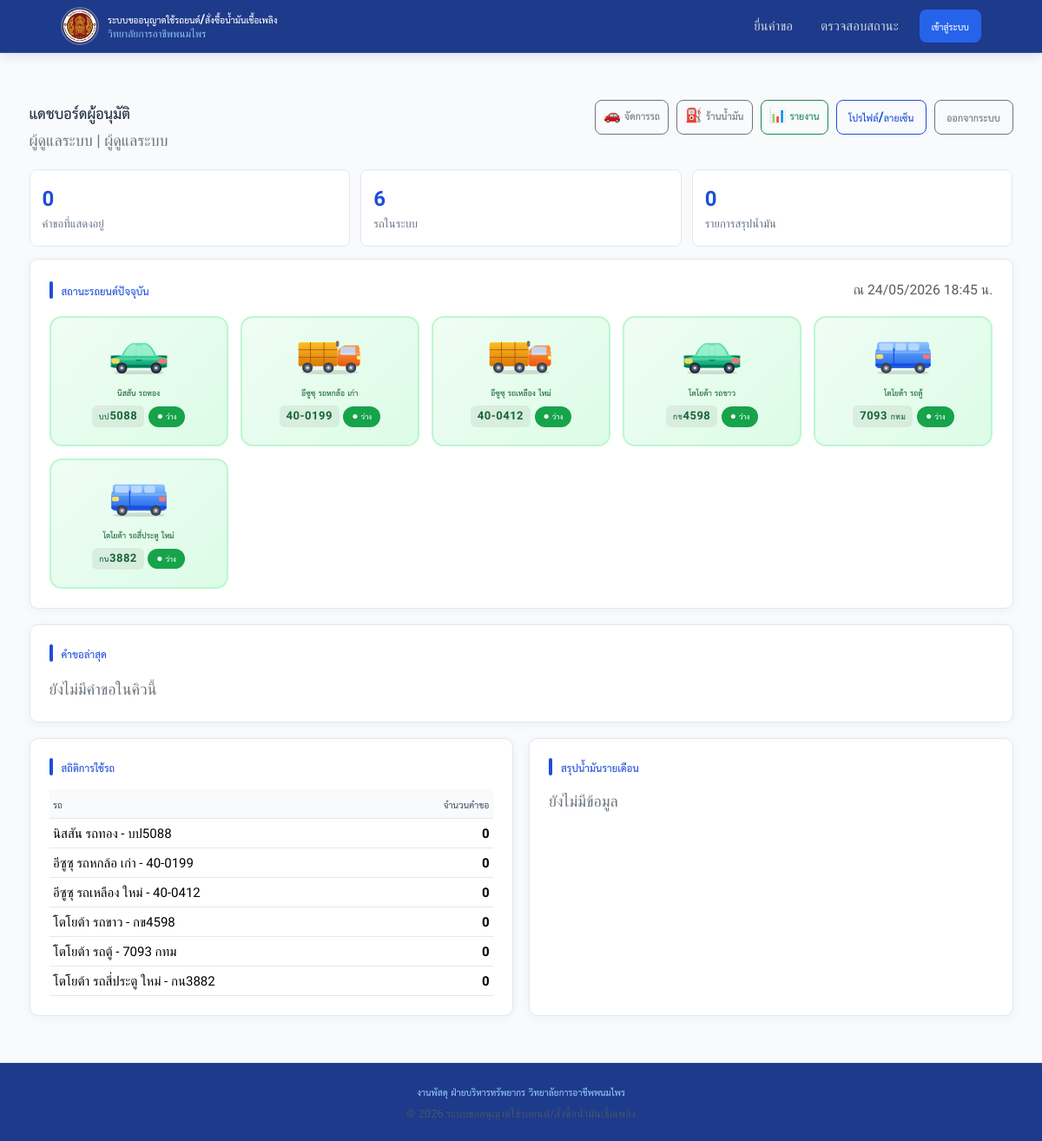
/carrequest/dashboard (signed in), run on the app's committed database.
### tables this page shows
CREATE TABLE users (
    id BIGINT UNSIGNED AUTO_INCREMENT PRIMARY KEY,
    full_name VARCHAR(150) NOT NULL,
    username VARCHAR(80) NOT NULL UNIQUE,
    password_hash VARCHAR(255) NOT NULL,
    role ENUM('supply_head', 'deputy_director', 'director', 'admin') NOT NULL,
    position_title VARCHAR(150) NOT NULL,
    signature_path VARCHAR(255) NULL,
    is_active TINYINT(1) NOT NULL DEFAULT 1,
    last_login_at DATETIME NULL,
    created_at TIMESTAMP NOT NULL DEFAULT CURRENT_TIMESTAMP,
    updated_at TIMESTAMP NOT NULL DEFAULT CURRENT_TIMESTAMP ON UPDATE CURRENT_TIMESTAMP,
    INDEX idx_users_role_active (role, is_active)
);

CREATE TABLE vehicles (
    id BIGINT UNSIGNED AUTO_INCREMENT PRIMARY KEY,
    vehicle_name VARCHAR(120) NOT NULL,
    license_plate VARCHAR(50) NOT NULL UNIQUE,
    vehicle_type VARCHAR(80) NULL,
    fuel_type ENUM('gasoline_91', 'gasoline_95', 'diesel', 'engine_oil', 'other') NOT NULL DEFAULT 'diesel',
    default_driver_name VARCHAR(150) NULL,
    is_active TINYINT(1) NOT NULL DEFAULT 1,
    notes TEXT NULL,
    created_at TIMESTAMP NOT NULL DEFAULT CURRENT_TIMESTAMP,
    updated_at TIMESTAMP NOT NULL DEFAULT CURRENT_TIMESTAMP ON UPDATE CURRENT_TIMESTAMP,
    INDEX idx_vehicles_active (is_active),
    INDEX idx_vehicles_fuel_type (fuel_type)
);

### app/helpers.php (called while the page is built, shortened)
<?php
function config(string $name): array
{
    static $items = [];
    if (!isset($items[$name])) {
        $path = dirname(__DIR__) . '/config/' . $name . '.php';
        $items[$name] = require $path;
    }
    return $items[$name];
}
function render(string $template, array $data = [], int $statusCode = 200): void
{
    $path = dirname(__DIR__) . '/app/Views/' . $template . '.php';
    extract($data, EXTR_SKIP);
    require $path;
}
function e(?string $value): string
{
    return htmlspecialchars((string) $value, ENT_QUOTES, 'UTF-8');
}
function current_user(): ?array
{
    $statement = Database::connection()->prepare('SELECT * FROM users WHERE id = :id AND is_active = 1 LIMIT 1');
    $statement->execute(['id' => $_SESSION['user_id']]);
    $user = $statement->fetch() ?: null;
    return $user;
}
function require_auth(): array
{
    $user = current_user();
    return $user;
}
function role_label(string $role): string
{
    return [
        'supply_head' => 'หัวหน้างานพัสดุ',
        'deputy_director' => 'รองผู้อำนวยการฝ่ายบริหารทรัพยากร',
        'director' => 'ผู้อำนวยการ',
        'admin' => 'ผู้ดูแลระบบ',
    ][$role] ?? $role;
}

### app/Controllers/DashboardController.php (called while the page is built, shortened)
<?php
final class DashboardController
{
    public function index(): void
    {
        $user = require_auth();
        $level = self::ROLE_LEVELS[$user['role']] ?? null;
        render('admin/dashboard', [
            'title'               => 'แดชบอร์ดผู้อนุมัติ',
            'user'                => $user,
            'pendingRequisitions' => $this->pendingRequisitions($user),
            'vehicleStats'        => $this->vehicleStats(),
            'vehicleStatus'       => $this->vehicleStatus(),
            'fuelSummary'         => $this->fuelSummary(),
            'level'               => $level,
            'statusLabels'        => $this->statusLabels(),
        ]);
    }
    private function pendingRequisitions(array $user): array
    {
        if ($user['role'] === 'admin') {
            $statement = Database::connection()->query(
                'SELECT r.*, v.vehicle_name, v.license_plate
                 FROM requisitions r
                 LEFT JOIN vehicles v ON v.id = r.requested_vehicle_id
                 ORDER BY r.created_at DESC
                 LIMIT 50'
            );
            return $statement->fetchAll();
        }
        $level = self::ROLE_LEVELS[$user['role']] ?? 0;
        $status = 'pending_level_' . $level;
        $statement = Database::connection()->prepare(
            'SELECT r.*, v.vehicle_name, v.license_plate
             FROM requisitions r
             LEFT JOIN vehicles v ON v.id = r.requested_vehicle_id
             WHERE r.status = :status AND r.current_level = :level
             ORDER BY r.created_at ASC'
        );
        $statement->execute(['status' => $status, 'level' => $level]);
        return $statement->fetchAll();
    }
    private function vehicleStats(): array
    {
        $statement = Database::connection()->query(
            'SELECT v.vehicle_name, v.license_plate, COUNT(r.id) AS total
             FROM vehicles v
             LEFT JOIN requisitions r ON r.assigned_vehicle_id = v.id AND r.status <> "cancelled"
             GROUP BY v.id, v.vehicle_name, v.license_plate
             ORDER BY total DESC, v.vehicle_name ASC'
        );
        return $statement->fetchAll();
    }
    private function vehicleStatus(): array
    {
        $statement = Database::connection()->query(
            'SELECT
                v.id, v.vehicle_name, v.license_plate, v.vehicle_type,
                r.id            AS req_id,
                r.tracking_id,
                r.requester_name,
                r.destination,
                r.travel_start_at,
                r.travel_end_at,
                r.assigned_driver_name
             FROM vehicles v
             LEFT JOIN requisitions r
                ON r.assigned_vehicle_id = v.id
                AND r.status = \'approved\'
                AND r.travel_start_at <= NOW()
                AND r.travel_end_at   >= NOW()
             WHERE v.is_active = 1
             ORDER BY v.vehicle_name ASC'
        );
        return $statement->fetchAll();
    }
    private function fuelSummary(): array
    {
        $statement = Database::connection()->query(
            'SELECT DATE_FORMAT(created_at, "%Y-%m") AS month_key,
                    fuel_type,
                    COUNT(*) AS total_requests,
                    SUM(fuel_total_amount) AS total_amount
             FROM requisitions
             WHERE fuel_purchase_requested = 1
               AND status <> "cancelled"
             GROUP BY month_key, fuel_type
             ORDER BY month_key DESC, fuel_type ASC
             LIMIT 12'
        );
        return $statement->fetchAll();
    }
    private function statusLabels(): array
    {
        return [
            'submitted' => 'ส่งคำขอแล้ว',
            'pending_level_1' => 'รอหัวหน้างานพัสดุอนุมัติ',
            'pending_level_2' => 'รอรองผู้อำนวยการฝ่ายบริหารทรัพยากรอนุมัติ',
            'pending_level_3' => 'รอผู้อำนวยการอนุมัติ',
            'approved' => 'อนุมัติเรียบร้อย',
            'rejected' => 'ไม่อนุมัติ',
            'cancelled' => 'ยกเลิกคำขอ',
        ];
    }
}

### index.php (called while the page is built, shortened)
<?php
$router = new Router();
$router->dispatch($_SERVER['REQUEST_METHOD'], $_SERVER['REQUEST_URI']);

### config/database.php (called while the page is built)
<?php
$isLocal = in_array($_SERVER['HTTP_HOST'] ?? '', ['localhost', '127.0.0.1']);
return $isLocal ? [
    'host'     => '127.0.0.1',
    'port'     => 3306,
    'database' => 'carrequest',
    'username' => 'root',
    'password' => '',
    'charset'  => 'utf8mb4',
] : [
    'host'     => '127.0.0.1',
    'port'     => 3306,
    'database' => 'u651170081_carrequest',
    'username' => 'u651170081_carrequest',
    'password' => 'CHANGE_ON_SERVER',
    'charset'  => 'utf8mb4',
];

### config/app.php (called while the page is built)
<?php
$isLocal = in_array($_SERVER['HTTP_HOST'] ?? '', ['localhost', '127.0.0.1']);
return [
    'name'      => 'ระบบขออนุญาตใช้รถยนต์/สั่งซื้อน้ำมันเชื้อเพลิง',
    'base_path' => $isLocal ? '/carrequest' : '',
    'timezone'  => 'Asia/Bangkok',
    'debug'     => $isLocal,
];

### app/Database.php (called while the page is built)
<?php
final class Database
{
    private static ?PDO $connection = null;
    public static function connection(): PDO
    {
        if (self::$connection instanceof PDO) {
            return self::$connection;
        }
        $config = config('database');
        $dsn = sprintf(
            'mysql:host=%s;port=%d;dbname=%s;charset=%s',
            $config['host'],
            $config['port'],
            $config['database'],
            $config['charset']
        );
        self::$connection = new PDO($dsn, $config['username'], $config['password'], [
            PDO::ATTR_ERRMODE => PDO::ERRMODE_EXCEPTION,
            PDO::ATTR_DEFAULT_FETCH_MODE => PDO::FETCH_ASSOC,
            PDO::ATTR_EMULATE_PREPARES => false,
        ]);
        return self::$connection;
    }
}

### app/Views/admin/dashboard.php (the view, shortened to what this page needs)
<div class="page-heading d-flex flex-wrap gap-2 justify-content-between align-items-start">
    <div>
        <h1 class="h3 mb-1">แดชบอร์ดผู้อนุมัติ</h1>
        <p class="text-secondary mb-0"><?= e($user['full_name']) ?> | <?= e(role_label($user['role'])) ?></p>
    </div>
    <div class="d-flex gap-2 flex-wrap">
        <?php if ($user['role'] === 'admin' || $user['role'] === 'supply_head'): ?>
        <a class="btn btn-outline-secondary btn-sm" href="<?= e(config('app')['base_path']) ?>/manage/vehicles">🚗 จัดการรถ</a>
        <a class="btn btn-outline-secondary btn-sm" href="<?= e(config('app')['base_path']) ?>/vendors">⛽ ร้านน้ำมัน</a>
        <?php endif; ?>
        <a class="btn btn-outline-success btn-sm" href="<?= e(config('app')['base_path']) ?>/report">📊 รายงาน</a>
        <a class="btn btn-outline-primary" href="<?= e(config('app')['base_path']) ?>/profile">โปรไฟล์/ลายเซ็น</a>
        <form method="post" action="<?= e(config('app')['base_path']) ?>/logout" data-confirm data-confirm-title="ออกจากระบบ" data-confirm-text="ต้องการออกจากระบบผู้อนุมัติหรือไม่" data-confirm-button="ออกจากระบบ" data-confirm-icon="warning">
            <button class="btn btn-outline-secondary" type="submit">ออกจากระบบ</button>
        </form>
    </div>
</div>
<div class="stat-grid">
    <div class="stat-tile">
        <div class="stat-value"><?= e((string) count($pendingRequisitions)) ?></div>
        <div class="stat-label"><?= $user['role'] === 'admin' ? 'คำขอที่แสดงอยู่' : 'งานรออนุมัติของคุณ' ?></div>
    </div>
    <div class="stat-tile">
        <div class="stat-value"><?= e((string) count($vehicleStats)) ?></div>
        <div class="stat-label">รถในระบบ</div>
    </div>
    <div class="stat-tile">
        <div class="stat-value"><?= e((string) count($fuelSummary)) ?></div>
        <div class="stat-label">รายการสรุปน้ำมัน</div>
    </div>
</div>
<section class="form-section mb-3">
    <div class="d-flex justify-content-between align-items-center mb-3">
        <h2 class="section-title mb-0">สถานะรถยนต์ปัจจุบัน</h2>
        <small class="text-muted">ณ <?= e(date('d/m/Y H:i')) ?> น.</small>
    </div>
    <div class="vehicle-board">
        <?php foreach ($vehicleStatus as $v):
            $inUse = !empty($v['req_id']);
        ?>
        <div class="vcard <?= $inUse ? 'vcard-busy' : 'vcard-free' ?>">
            <div class="vcard-icon">
            </div>
            <div class="vcard-body">
                <div class="vcard-name"><?= e($v['vehicle_name']) ?></div>
                <div class="vcard-plate"><?= e($v['license_plate']) ?></div>
                <div class="vcard-status-badge <?= $inUse ? 'badge-busy' : 'badge-free' ?>">
                    <?= $inUse ? '● กำลังใช้งาน' : '● ว่าง' ?>
                </div>
            </div>
        </div>
        <?php endforeach; ?>
    </div>
</section>
<section class="form-section mb-3">
    <div class="d-flex flex-wrap gap-2 justify-content-between align-items-center mb-3">
        <h2 class="section-title mb-0"><?= $user['role'] === 'admin' ? 'คำขอล่าสุด' : 'งานที่รออนุมัติ' ?></h2>
    </div>
    <?php if ($pendingRequisitions === []): ?>
        <div class="text-secondary">ยังไม่มีคำขอในคิวนี้</div>
    <?php endif; ?>
</section>
<div class="row g-3">
    <div class="col-lg-6">
        <section class="form-section h-100">
            <h2 class="section-title">สถิติการใช้รถ</h2>
            <?php if ($vehicleStats === []): ?>
                <div class="text-secondary">ยังไม่มีข้อมูล</div>
            <?php else: ?>
                <div class="table-responsive">
                    <table class="table table-sm align-middle">
                        <thead>
                            <tr>
                                <th>รถ</th>
                                <th class="text-end">จำนวนคำขอ</th>
                            </tr>
                        </thead>
                        <tbody>
                            <?php foreach ($vehicleStats as $stat): ?>
                                <tr>
                                    <td><?= e($stat['vehicle_name'] . ' - ' . $stat['license_plate']) ?></td>
                                    <td class="text-end fw-semibold"><?= e((string) $stat['total']) ?></td>
                                </tr>
                            <?php endforeach; ?>
                        </tbody>
                    </table>
                </div>
            <?php endif; ?>
        </section>
    </div>
    <div class="col-lg-6">
        <section class="form-section h-100">
            <h2 class="section-title">สรุปน้ำมันรายเดือน</h2>
            <?php if ($fuelSummary === []): ?>
                <div class="text-secondary">ยังไม่มีข้อมูล</div>
            <?php endif; ?>
        </section>
    </div>
</div>
<?php
require dirname(__DIR__) . '/layout.php';

### app/Router.php (shortened to what this page needs)
<?php
final class Router
{
    private array $routes = [];
    public function dispatch(string $method, string $uri): void
    {
        $path = parse_url($uri, PHP_URL_PATH) ?: '/';
        $basePath = rtrim(config('app')['base_path'], '/');
        if ($basePath !== '' && str_starts_with($path, $basePath)) {
            $path = substr($path, strlen($basePath));
        }
        $path = '/' . trim($path, '/');
        $path = $path === '/' ? '/' : rtrim($path, '/');
        foreach ($this->routes as $route) {
            if ($route['method'] === $method && $route['path'] === $path) {
                call_user_func($route['handler']);
                return;
            }
        }
    }
    private function add(string $method, string $path, callable $handler): void
    {
        $this->routes[] = [
            'method' => $method,
            'path' => $path,
            'handler' => $handler,
        ];
    }
}

### data on the page
users: full_name "ผู้ดูแลระบบ", role "ผู้ดูแลระบบ"
vehicles: vehicle_name "นิสสัน รถทอง", license_plate "บป5088"
vehicles: vehicle_type "รถหกล้อ" (drawn), vehicle_name "อีซูซุ รถหกล้อ เก่า", license_plate "40-0199"
vehicles: vehicle_type "รถหกล้อ" (drawn), vehicle_name "อีซูซุ รถเหลือง ใหม่", license_plate "40-0412"
vehicles: vehicle_name "โตโยต้า รถขาว", license_plate "กข4598"
vehicles: vehicle_name "โตโยต้า รถตู้", license_plate "7093 กทม"
vehicles: vehicle_name "โตโยต้า รถสี่ประตู ใหม่", license_plate "กน3882"

### other printed values
$stat['vehicle_name'] . ' - ' . $stat['license_plate'] "นิสสัน รถทอง - บป5088"
$stat['total'] "0"
$stat['vehicle_name'] . ' - ' . $stat['license_plate'] "อีซูซุ รถหกล้อ เก่า - 40-0199"
$stat['vehicle_name'] . ' - ' . $stat['license_plate'] "อีซูซุ รถเหลือง ใหม่ - 40-0412"
$stat['vehicle_name'] . ' - ' . $stat['license_plate'] "โตโยต้า รถขาว - กข4598"
$stat['vehicle_name'] . ' - ' . $stat['license_plate'] "โตโยต้า รถตู้ - 7093 กทม"
$stat['vehicle_name'] . ' - ' . $stat['license_plate'] "โตโยต้า รถสี่ประตู ใหม่ - กน3882"
